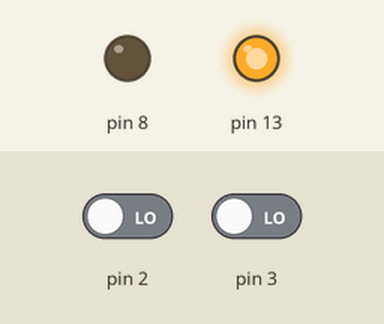
This sketch was run on a simulated Arduino Uno, built with avr-gcc and run on an emulated ATmega328P. On the bench: output pins drawn as LEDs (lit = HIGH). The inputs (shaded band) are chosen by the test bench; at power-on: pin 2 LOW, pin 3 LOW.

Above: at 1.2 s.
1.3 s: pin 2 driven HIGH
At 2.2 s:
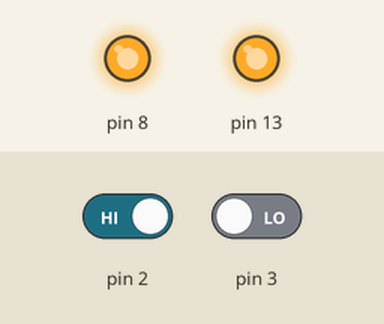
4.3 s: pin 3 driven HIGH
At 5.6 s:
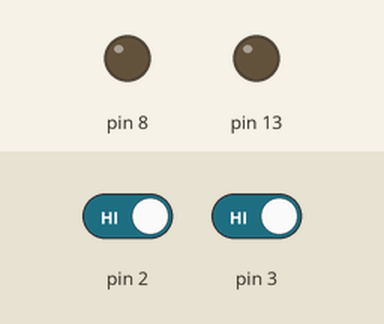
7.3 s: pin 2 driven LOW
At 10.0 s:
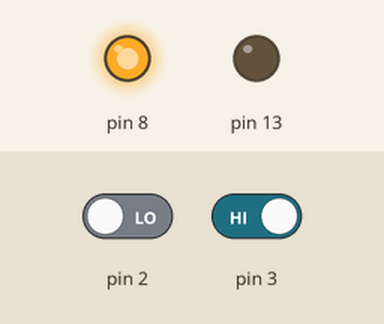
10.3 s: pin 3 driven LOW
At 11.4 s:
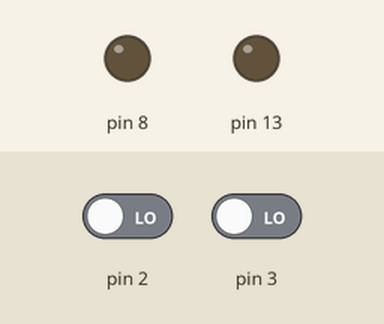
Timing chart, 0 to 13.5 s (numbered marks = the images above; inputs shaded):
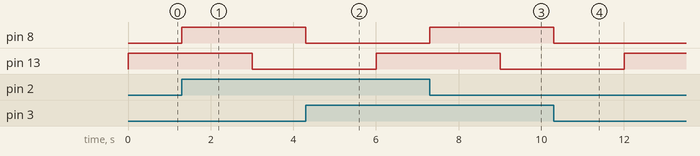

Measured:
- after the input at 1.3 s, pin 8: LOW → HIGH at once
- after the input at 4.3 s, pin 8: HIGH → LOW at once
- after the input at 7.3 s, pin 8: LOW → HIGH at once
- after the input at 10.3 s, pin 8: HIGH → LOW at once

The sketch:

attachInterrupt.ino
```cpp
void setup()
{
  attachInterrupt(0,LED,CHANGE);
  attachInterrupt(1,DOWN,CHANGE);
  pinMode(13,1);
  pinMode(8,1);
  pinMode(2,0);
}

void loop()
{
  digitalWrite(13,HIGH);   // high可以改为1；
  delay(3000);
  digitalWrite(13,LOW);    // turn the LED off by making the voltage LOW
  delay(3000);

}

void LED()
{
   digitalWrite(8,HIGH);
  //  delay(5000);                    //

  // digitalWrite(8,0);
 }

 void DOWN()
 {
  digitalWrite(8,0);
  }
```
